Frame 1 (no input): blank canvas, image omitted
Frame 60 (the mouse pressed at the canvas centre just before this capture): blank canvas, image omitted
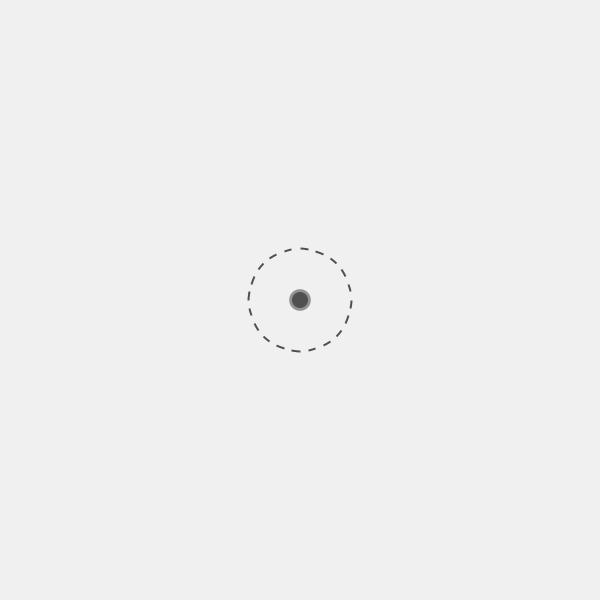
Frame 120 (the mouse held since frame 60 and released just before this capture)

The Processing sketch whose frames 1 and 60 were blank and that drew this single picture after the mouse press (run headless with seeded random() and noise(); from frame 60 on, the mouse is pressed at the canvas centre):

// Processing sketch: radares
// ── radares.pde
ArrayList<Circle> circles;
void setup() {
  size(600, 600);
  circles = new ArrayList<Circle>();
}

void draw() {
  background(240); 

  for (int i = 0; i < circles.size (); i++) {
    Circle c = circles.get(i);
    c.update();
    for (int j = i+1; j < circles.size (); j++) { 
      Circle c2 = circles.get(j);
      if (dist(c.x, c.y, c2.x, c2.y) < 160) {
        stroke(80);
        line(c.x, c.y, c2.x, c2.y);
      }
    }
  }
}

void mousePressed() {
  circles.add(new Circle(mouseX, mouseY));
}


// ── Circle.pde
class Circle {
  float x, y;
  Circle(float x, float y) {
    this.x = x; 
    this.y = y;
  }
 
  void update() {
    show();
  }
 
  void show() {
    noStroke();
    fill(0, 100);
    float lfo1 = cos(frameCount*0.1)*2;
    ellipse(x, y, 20+lfo1, 20+lfo1);
    fill(80);
    ellipse(x, y, 16, 16);
    noFill();
    stroke(80);
    strokeWeight(2);
    float lfo2 = cos(frameCount*0.05)*3;
    circlePoint(x, y, 100+lfo2, 20);
  }
  
  void circlePoint(float x, float y, float d, int c){
   float da = TWO_PI/c; 
   strokeCap(SQUARE);
   for(int i = 0; i < c; i++){
      arc(x, y, d, d, da*i, da*(i+0.5)); 
   }
}
}
